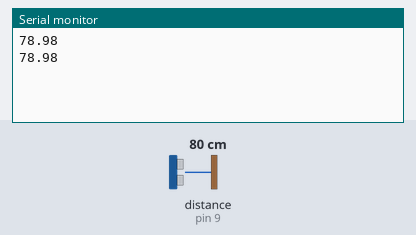
Simulated run of this sketch. Board: Arduino Uno, built with avr-gcc and run on an emulated ATmega328P. On the bench: the last lines printed to the serial monitor. Wiring (inferred from the names in the program): ultrasonic range finder: trigger pin 8; echo pin 9. The inputs (shaded band) are chosen by the test bench; at power-on: distance to the obstacle (sensor on pin 9) 80 cm. The echo pulse lasts 58.3 µs per cm.

Above: at 2.8 s.
2.9 s: distance to the obstacle (sensor on pin 9) set to 12 cm
At 4.4 s:
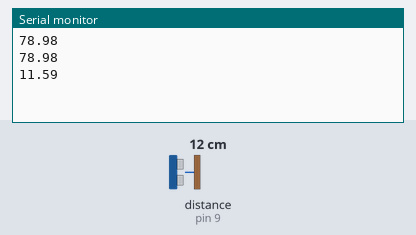
5.6 s: distance to the obstacle (sensor on pin 9) set to 9 cm
At 7.2 s:
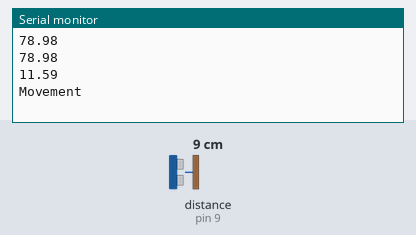

Measured:
- the behaviour switches between 11 and 10 cm on distance to the obstacle (sensor on pin 9) (found by bisection; images 1 and 2)
- after the input at 2.9 s, the serial monitor: prints a new line after 1.1 s (image 1)
- after the input at 5.6 s, the serial monitor: prints a new line after 0.41 s (image 2)

The sketch:

arduino_code.ino
```cpp
#define TRIG_PIN 8
#define ECHO_PIN 9

void setup() {
  Serial.begin(9600);
  pinMode(TRIG_PIN, OUTPUT);
  pinMode(ECHO_PIN, INPUT);
}

float getDistance() {
  digitalWrite(TRIG_PIN, LOW);
  delayMicroseconds(2);
  digitalWrite(TRIG_PIN, HIGH);
  delayMicroseconds(10);
  digitalWrite(TRIG_PIN, LOW);
  long duration = pulseIn(ECHO_PIN, HIGH);
  return duration * 0.034 / 2; // Distance in cm
}

void loop() {
  float distance = getDistance();

  if(distance<10){
    Serial.println("Movement");
  }else Serial.println(distance);
  delay(2000);
}
```
